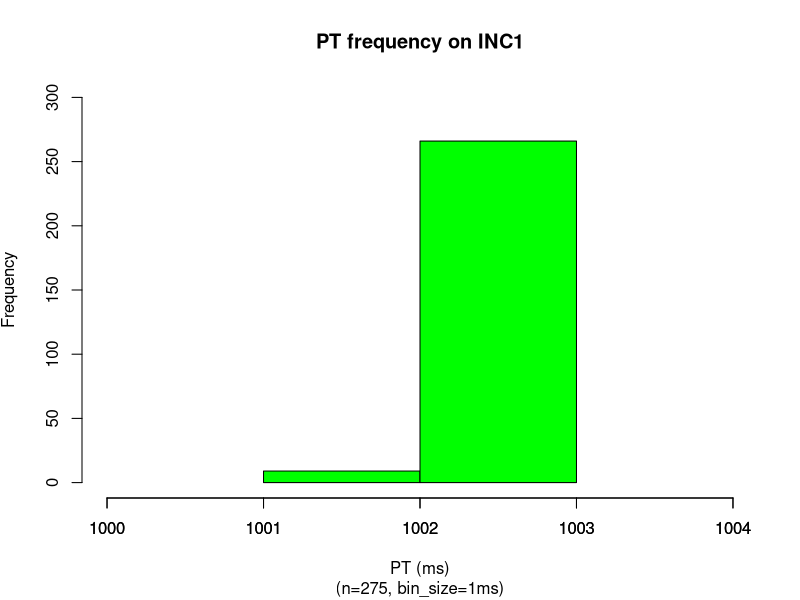
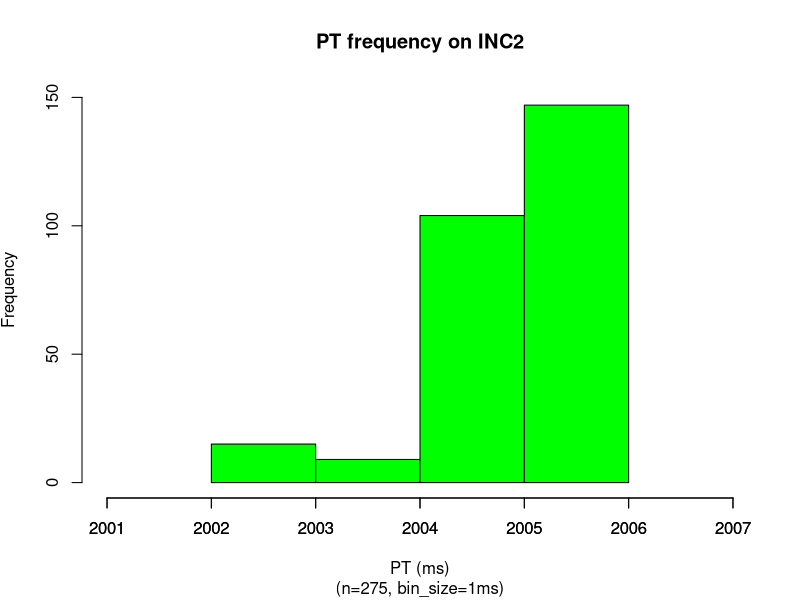
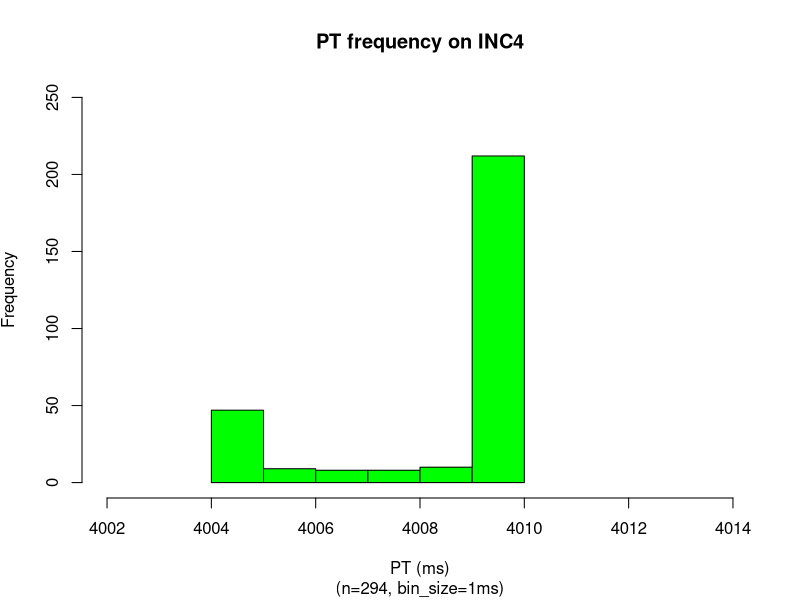
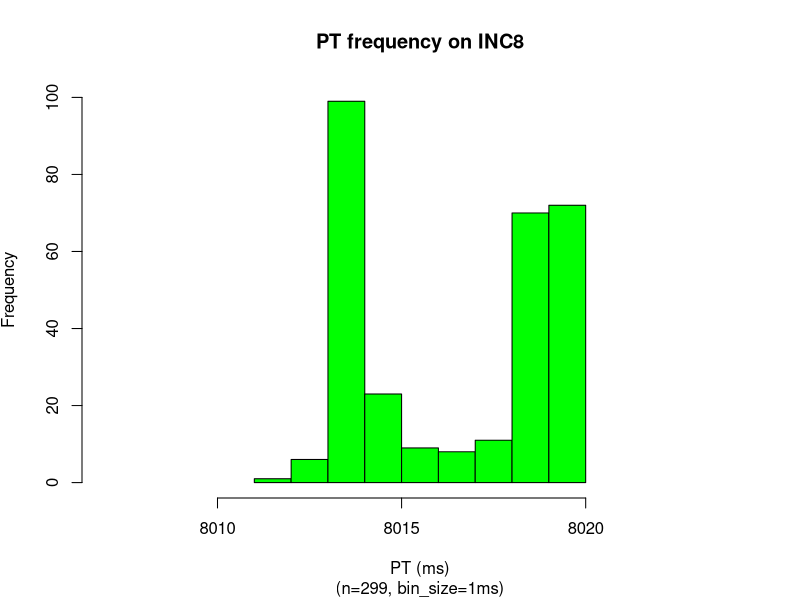
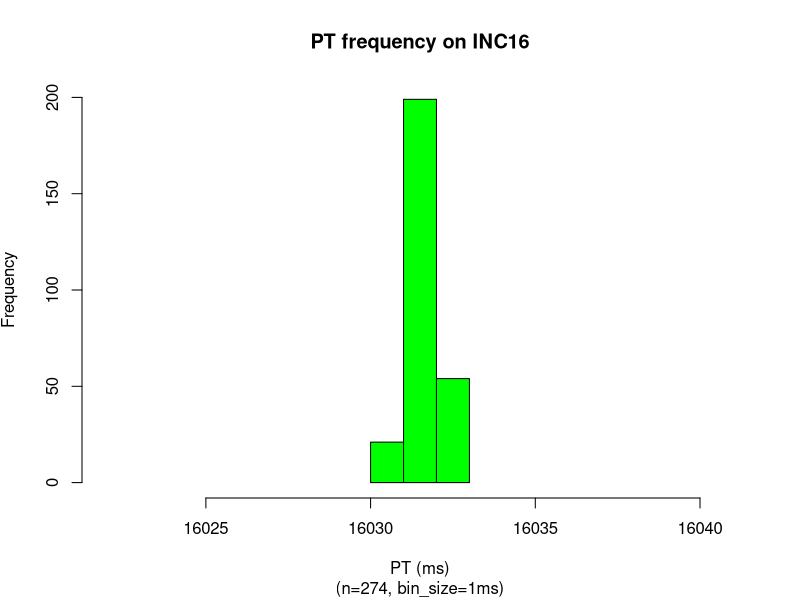
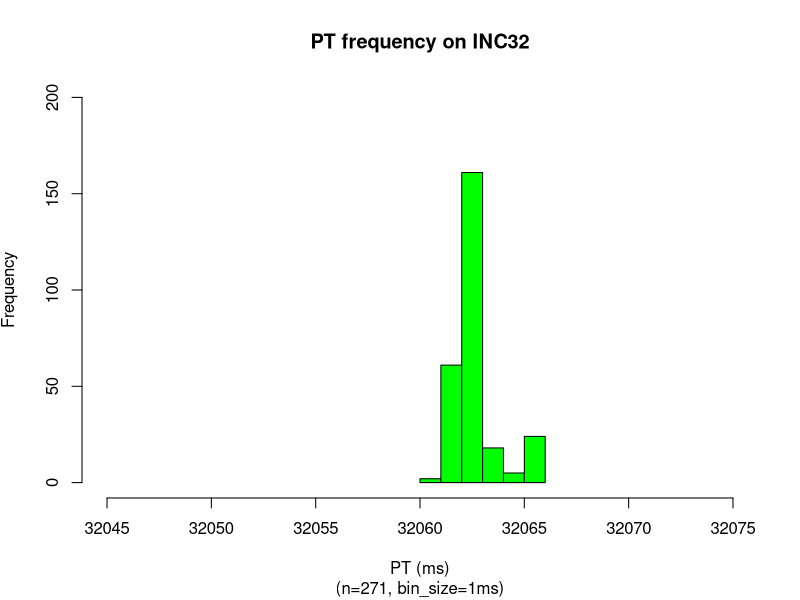
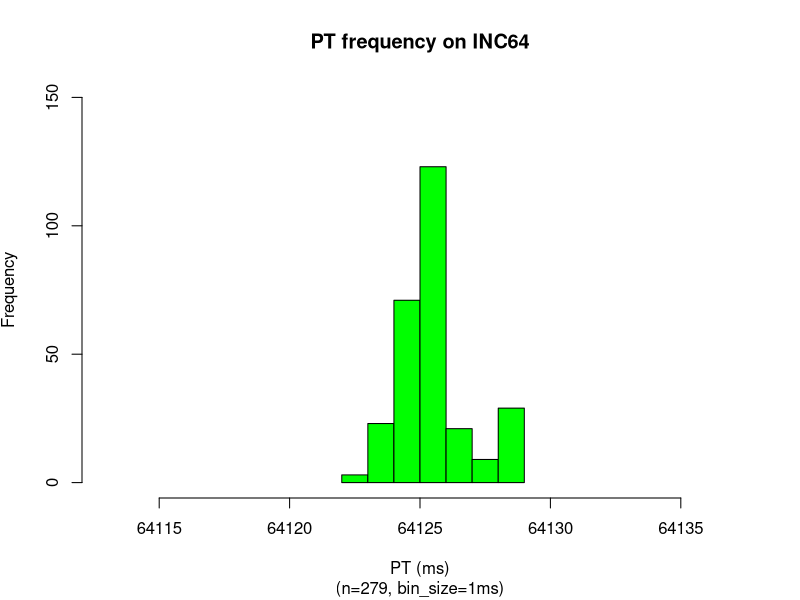
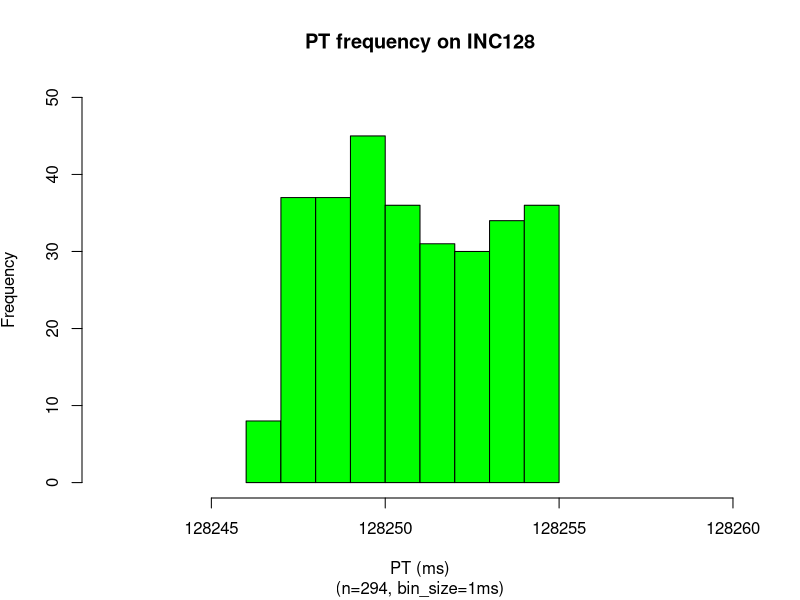

Reproduce these figures in R, in order.
### sodb12
numSamples <- 300
x = read.csv(file="1_sec.dat",head=TRUE,sep="\t")
x <- subset(x, x$ITERNUM <= numSamples)
setEPS()
postscript("1_sec_pt_hist_v5.eps")
binsize=1
x_up = mean(x$PRTIME) + 2*sd(x$PRTIME)
x_dn = mean(x$PRTIME) - 2*sd(x$PRTIME)
x = subset(x, x$PRTIME >= x_dn & x$PRTIME <= x_up)
nbins <- ceiling((max(x$PRTIME)-min(x$PRTIME)) / binsize)
h = hist(x$PRTIME, right=F, breaks=nbins,plot=F)
ymax <- max(h$counts)
ymax <- ceiling(ymax/100)*100
xmin <-min(x$PRTIME)
xmax <-max(x$PRTIME)
plot(h, axes = TRUE,freq=TRUE,ylim=c(0,ymax), xlim=c(xmin-1,xmax+1),col="green", main='PT frequency on INC1', 
sub=paste("(n=",nrow(x),", bin_size=",binsize,"ms)",sep=""), 
xlab='PT (ms)', ylab=expression('Frequency'))
xaxtl <- seq(xmin-1,xmax+1,by=1)
axis(side=1, at=xaxtl, labels=xaxtl)
dev.off()

x = read.csv(file="2_sec.dat",head=TRUE,sep="\t")
x <- subset(x, x$ITERNUM <= numSamples)
setEPS()
postscript("2_sec_pt_hist_v5.eps")
binsize=1
x_up = mean(x$PRTIME) + 2*sd(x$PRTIME)
x_dn = mean(x$PRTIME) - 2*sd(x$PRTIME)
x = subset(x, x$PRTIME >= x_dn & x$PRTIME <= x_up)
nbins <- ceiling((max(x$PRTIME)-min(x$PRTIME)) / binsize)
h = hist(x$PRTIME, right=F, breaks=nbins,plot=F)
ymax <- max(h$counts)
ymax <- ceiling(ymax/100)*100
ymax <- 150
xmin <-min(x$PRTIME)
xmax <-max(x$PRTIME)
plot(h, axes = TRUE,freq=TRUE,ylim=c(0,ymax), xlim=c(xmin-1,xmax+1),col="green", main='PT frequency on INC2', 
sub=paste("(n=",nrow(x),", bin_size=",binsize,"ms)",sep=""), 
xlab='PT (ms)', ylab=expression('Frequency'))
xaxtl <- seq(xmin-1,xmax+1,by=1)
axis(side=1, at=xaxtl, labels=xaxtl)
dev.off()

x = read.csv(file="4_sec.dat",head=TRUE,sep="\t")
x <- subset(x, x$ITERNUM <= numSamples)
setEPS()
postscript("4_sec_pt_hist_v5.eps")
x_up = mean(x$PRTIME) + 2*sd(x$PRTIME)
x_dn = mean(x$PRTIME) - 2*sd(x$PRTIME)
x = subset(x, x$PRTIME >= x_dn & x$PRTIME <= x_up)
h = hist(x$PRTIME, right=F,breaks=max(x$PRTIME)-min(x$PRTIME)+1,plot=F)
ymax <- max(h$counts)
ymax <- ceiling(ymax/100)*100
ymax <- 250
binsize=1
plot(h, ylim=c(0,ymax), axes = TRUE,freq=TRUE,xlim=c(min(x$PRTIME)-2,max(x$PRTIME)+4),col="green", main='PT frequency on INC4', 
sub=paste("(n=",nrow(x),", bin_size=",binsize,"ms)",sep=""), 
xlab='PT (ms)', ylab=expression('Frequency'))
dev.off()

x = read.csv(file="8_sec.dat",head=TRUE,sep="\t")
x <- subset(x, x$ITERNUM <= numSamples)
setEPS()
postscript("8_sec_pt_hist_v5.eps")
x <- subset(x, x$ITERNUM != 27)
x_up = mean(x$PRTIME) + 2*sd(x$PRTIME)
x_dn = mean(x$PRTIME) - 2*sd(x$PRTIME)
x = subset(x, x$PRTIME >= x_dn & x$PRTIME <= x_up)
h = hist(x$PRTIME, right=F,breaks=max(x$PRTIME)-min(x$PRTIME)+1,plot=F)
ymax <- max(h$counts)
ymax <- ceiling(ymax/100)*100
ymax <- 100
binsize=1
plot(h, ylim=c(0,ymax), axes = TRUE,freq=TRUE,xlim=c(min(x$PRTIME)-4,max(x$PRTIME)+4),col="green", main='PT frequency on INC8', 
sub=paste("(n=",nrow(x),", bin_size=",binsize,"ms)",sep=""), 
xlab='PT (ms)', ylab=expression('Frequency'))
dev.off()

x = read.csv(file="16_sec.dat",head=TRUE,sep="\t")
x <- subset(x, x$ITERNUM <= numSamples)
setEPS()
postscript("16_sec_pt_hist_v5.eps")
#x <- subset(x, x$ITERNUM != 686 & x$ITERNUM != 700)
x_up = mean(x$PRTIME) + 2*sd(x$PRTIME)
x_dn = mean(x$PRTIME) - 2*sd(x$PRTIME)
x = subset(x, x$PRTIME >= x_dn & x$PRTIME <= x_up)
h = hist(x$PRTIME, right=F,breaks=max(x$PRTIME)-min(x$PRTIME)+1,plot=F)
binsize=1
ymax <- max(h$counts)
ymax <- ceiling(ymax/100)*100
ymax <- 200
plot(h, ylim=c(0,ymax), axes = TRUE,freq=TRUE,xlim=c(min(x$PRTIME)-8,max(x$PRTIME)+8),col="green", main='PT frequency on INC16', 
sub=paste("(n=",nrow(x),", bin_size=",binsize,"ms)",sep=""), 
xlab='PT (ms)', ylab=expression('Frequency'))
dev.off()

x = read.csv(file="32_sec.dat",head=TRUE,sep="\t")
x <- subset(x, x$ITERNUM <= numSamples)
setEPS()
postscript("32_sec_pt_hist_v5.eps")
#x <- subset(x, x$ITERNUM != 284 & x$ITERNUM != 291 & x$ITERNUM != 727 & x$ITERNUM != 732 & x$ITERNUM != 734)
x_up = mean(x$PRTIME) + 2*sd(x$PRTIME)
x_dn = mean(x$PRTIME) - 2*sd(x$PRTIME)
x = subset(x, x$PRTIME >= x_dn & x$PRTIME <= x_up)
h = hist(x$PRTIME, right=F,breaks=max(x$PRTIME)-min(x$PRTIME)+1,plot=F)
binsize=1
ymax <- max(h$counts)
ymax <- ceiling(ymax/100)*100
ymax <- 200
plot(h, ylim=c(0,ymax), axes = TRUE,freq=TRUE,xlim=c(min(x$PRTIME)-15,max(x$PRTIME)+9),col="green", main='PT frequency on INC32', 
sub=paste("(n=",nrow(x),", bin_size=",binsize,"ms)",sep=""), 
xlab='PT (ms)', ylab=expression('Frequency'))
dev.off()

x = read.csv(file="64_sec.dat",head=TRUE,sep="\t")
x <- subset(x, x$ITERNUM <= numSamples)
setEPS()
postscript("64_sec_pt_hist_v5.eps")
#x <- subset(x, x$ITERNUM != 85 & x$ITERNUM != 89 & x$ITERNUM != 308 & x$ITERNUM != 312 & x$ITERNUM != 437 & x$ITERNUM != 437 & x$ITERNUM != 531 & x$ITERNUM != 535 & x$ITERNUM != 754 & x$ITERNUM != 758 & x$ITERNUM != 977 & x$ITERNUM != 981)
x_up = mean(x$PRTIME) + 2*sd(x$PRTIME)
x_dn = mean(x$PRTIME) - 2*sd(x$PRTIME)
x = subset(x, x$PRTIME >= x_dn & x$PRTIME <= x_up)
h = hist(x$PRTIME, right=F,breaks=max(x$PRTIME)-min(x$PRTIME)+1,plot=F)
binsize=1
ymax <- max(h$counts)
ymax <- ceiling(ymax/100)*100
ymax <- 150
plot(h, ylim=c(0,ymax), axes = TRUE,freq=TRUE,xlim=c(min(x$PRTIME)-9,max(x$PRTIME)+8),col="green", main='PT frequency on INC64', 
sub=paste("(n=",nrow(x),", bin_size=",binsize,"ms)",sep=""), 
xlab='PT (ms)', ylab=expression('Frequency'))
dev.off()

x = read.csv(file="128_sec.dat",head=TRUE,sep="\t")
x <- subset(x, x$ITERNUM <= numSamples)
setEPS()
postscript("128_sec_pt_hist_v5.eps")
#x <- subset(x, x$ITERNUM != 90 & x$ITERNUM != 202)
x_up = mean(x$PRTIME) + 2*sd(x$PRTIME)
x_dn = mean(x$PRTIME) - 2*sd(x$PRTIME)
x = subset(x, x$PRTIME >= x_dn & x$PRTIME <= x_up)
xmax <- max(x$PRTIME)
xmin <- min(x$PRTIME)
nbins <- ceiling((xmax-xmin) / binsize)
h = hist(x$PRTIME, right=F, breaks=nbins,plot=F)
binsize=1
ymax <- max(h$counts)
ymax <- ceiling(ymax/100)*100
ymax <- 50
plot(h, ylim=c(0,ymax), axes = TRUE,freq=TRUE,xlim=c(min(x$PRTIME)-4,max(x$PRTIME)+5),col="green", main='PT frequency on INC128', 
sub=paste("(n=",nrow(x),", bin_size=",binsize,"ms)",sep=""), 
xlab='PT (ms)', ylab=expression('Frequency'))
dev.off()
